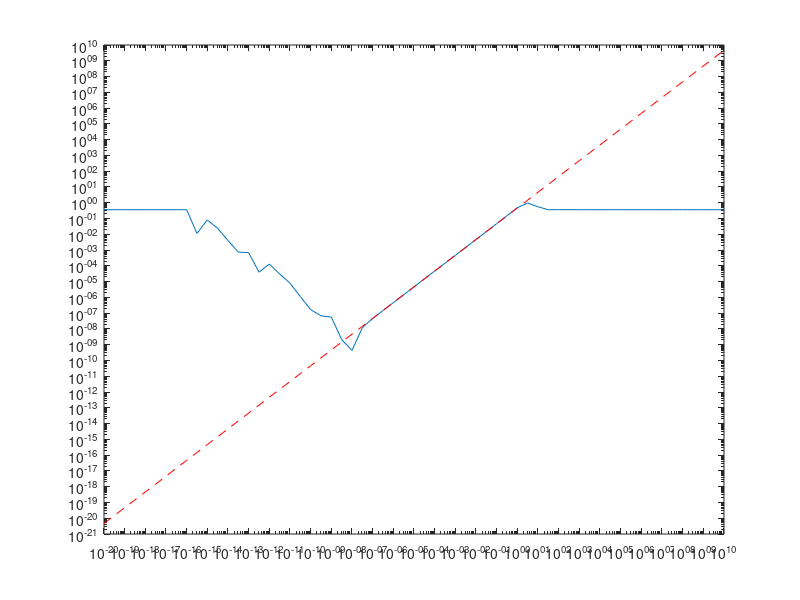

This figure's MATLAB source:
clear

% define function values
x0 = 1.2;

% define grid spacing
i = -20:0.5:10;
% h = 10.^i;
for k = 1:length(i)
    h(k) = 10^i(k);
end

% derivative approximation
df = (sin(x0+h)-sin(x0)) ./ h;
err = abs(df - cos(x0));
loglog(h,err,h,(h/2)*abs(-sin(x0)),'r--')
